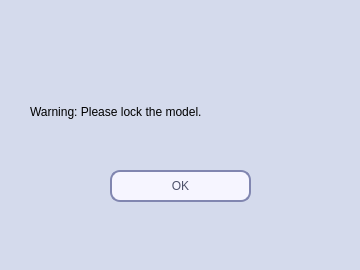
<?xml version="1.0" encoding="UTF-8"?>
<ui version="4.0">
 <class>WarningWindow</class>
 <widget class="QDialog" name="WarningWindow">
  <property name="enabled">
   <bool>true</bool>
  </property>
  <property name="geometry">
   <rect>
    <x>0</x>
    <y>0</y>
    <width>360</width>
    <height>270</height>
   </rect>
  </property>
  <property name="minimumSize">
   <size>
    <width>360</width>
    <height>270</height>
   </size>
  </property>
  <property name="maximumSize">
   <size>
    <width>360</width>
    <height>270</height>
   </size>
  </property>
  <property name="windowTitle">
   <string>Dialog</string>
  </property>
  <property name="styleSheet">
   <string notr="true">QWidget{background:rgb(212, 218, 236)}
QWidget{border:rgb(212, 218, 236)}</string>
  </property>
  <widget class="QPushButton" name="OKButton">
   <property name="geometry">
    <rect>
     <x>110</x>
     <y>170</y>
     <width>141</width>
     <height>32</height>
    </rect>
   </property>
   <property name="sizePolicy">
    <sizepolicy hsizetype="Fixed" vsizetype="Fixed">
     <horstretch>0</horstretch>
     <verstretch>0</verstretch>
    </sizepolicy>
   </property>
   <property name="styleSheet">
    <string notr="true">QPushButton{
font:13pt &quot;Dubai&quot;;
color:#4e526b;
background-color:#f6f5ff;
border-radius:10px;
border-style:solid;
border-width:2px;
border-color:#8186b0;
padding:5px;
}

QPushButton::hover{
color:#ffffff;
background-color:#9fa7e7;
border-color:#8186b0;
}

QPushButton::pressed,QPushButton::checked{
color:#ffffff;
background-color:qlineargradient(spread:pad, x1:0, y1:0, x2:0, y2:1, stop:0 #9099d1, stop:1 #b0bbff)
}
</string>
   </property>
   <property name="text">
    <string>OK</string>
   </property>
  </widget>
  <widget class="QLabel" name="WarningText">
   <property name="geometry">
    <rect>
     <x>30</x>
     <y>100</y>
     <width>291</width>
     <height>23</height>
    </rect>
   </property>
   <property name="styleSheet">
    <string notr="true">font:14pt &quot;Dubai&quot;;</string>
   </property>
   <property name="text">
    <string>Warning: Please lock the model.</string>
   </property>
  </widget>
 </widget>
 <resources/>
 <connections/>
</ui>
